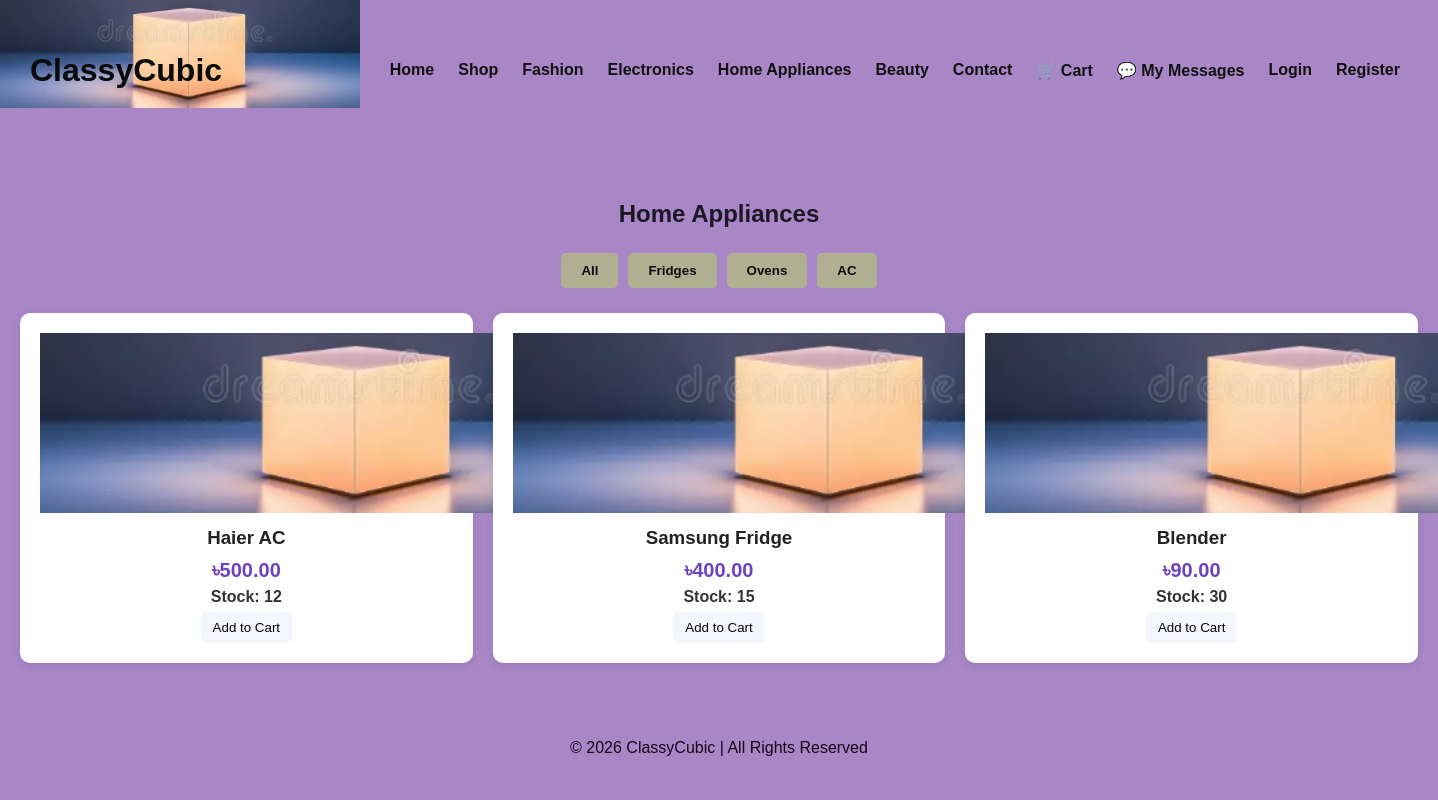
The app's page /home.php with its own data.
### tables this page shows
CREATE TABLE products (id INT AUTO_INCREMENT PRIMARY KEY,name VARCHAR(150) NOT NULL,price DECIMAL(10,2) NOT NULL,stock INT NOT NULL DEFAULT 0,category VARCHAR(50) NOT NULL,image VARCHAR(255) DEFAULT NULL,description TEXT,created_at TIMESTAMP DEFAULT CURRENT_TIMESTAMP);

### home.php (the view, shortened to what this page needs)
<!DOCTYPE html>
<html lang="en"><head><meta charset="UTF-8"><meta name="viewport" content="width=device-width, initial-scale=1.0"><title>Home Appliances | ClassyCubic</title><link rel="stylesheet" href="css/style.css"></head><body>
<?php include __DIR__ . '/includes/navbar.php'; ?>
<section class="section"><h2>Home Appliances</h2><div class="tabs"><button onclick="filterCards('all')">All</button><button onclick="filterCards('fridge')">Fridges</button><button onclick="filterCards('oven')">Ovens</button><button onclick="filterCards('ac')">AC</button></div><div class="products" id="categoryProducts"><?php include __DIR__.'/includes/db.php'; $category='home'; $st=mysqli_prepare($conn,"SELECT * FROM products WHERE category=? ORDER BY id DESC"); mysqli_stmt_bind_param($st,"s",$category); mysqli_stmt_execute($st); $res=mysqli_stmt_get_result($st); while($p=mysqli_fetch_assoc($res)): ?><div class="product-card" data-subcategory="<?php echo htmlspecialchars(strtolower($p['name'])); ?>"><img src="<?php echo htmlspecialchars($p['image']); ?>" alt="Product"><h3><?php echo htmlspecialchars($p['name']); ?></h3><p class="price">৳<?php echo number_format($p['price'],2); ?></p><p class="stock">Stock: <?php echo (int)$p['stock']; ?></p><?php if($p['stock']>0): ?><form method="POST" action="api/add_to_cart.php"><input type="hidden" name="product_id" value="<?php echo (int)$p['id']; ?>"><button class="add" type="submit">Add to Cart</button></form><?php else: ?><p class="out-stock">Out of Stock</p><?php endif; ?></div><?php endwhile; ?></div></section><script src="js/shop.js"></script>
<footer><p>© 2026 ClassyCubic | All Rights Reserved</p></footer>
</body></html>

### css/style.css (style rules this page uses)
body { margin:0; font-family: Arial, Helvetica, sans-serif; background: #a987c7; }
.section { padding: 40px 20px; text-align: center; }
.features, .categories, .products { display: grid; grid-template-columns: repeat(auto-fit, minmax(200px, 1fr)); gap: 20px; }
button.add { background: #edf3fca6; color: rgb(13, 2, 17); border: none; padding: 8px 12px; cursor: pointer; border-radius: 5px; }
footer { background: #a987c7; color: rgb(22, 5, 28); text-align: center; padding: 20px; }
.tabs { margin-bottom: 20px; }
.tabs button { padding: 10px 20px; margin: 5px; border: none; background: #b2c576a9; color: rgba(3, 1, 9, 0.937); cursor: pointer; border-radius: 5px; font-weight: bold; }
.stock { font-weight: bold; color: #333; }
.page-wrap h2,.section h2 { color:#1b1725 }
.section { color:#1b1725 }
.product-card img { height:180px;object-fit:cover }
.product-card { background:#fff;padding:20px;border-radius:10px;text-align:center;box-shadow:0 3px 8px rgba(0,0,0,.1) }
.product-card h3 { margin:10px 0;color:#222 }
.product-card p { margin:6px 0 }
.price { font-size:20px;font-weight:bold;color:#6f42c1 }

### records on screen
products: image (picture), name "Haier AC", price "500.00", stock "12"
products: image (picture), name "Samsung Fridge", price "400.00", stock "15"
products: image (picture), name "Blender", price "90.00", stock "30"
